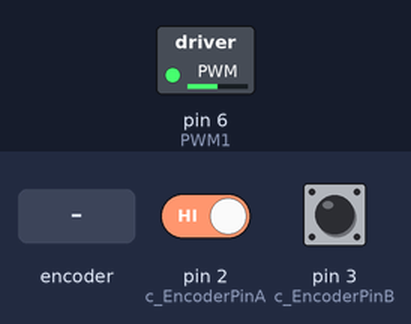
Bench run of a sketch on a simulated Arduino Uno, built with avr-gcc and run on an emulated ATmega328P. On the bench: switched loads named in the sketch (green lamp = pin HIGH). The inputs (shaded band) are chosen by the test bench; at power-on: pin 3 (c_EncoderPinB) HIGH, pin 2 (c_EncoderPinA) HIGH. What the sketch prints to the serial monitor is not drawn.

Above: at 1.2 s.
1.3 s: rotary encoder on pin 2 (c_EncoderPinA) / pin 1 (c_EncoderInterruptB) turned 1 step (first pin leading)
3.0 s: rotary encoder on pin 2 (c_EncoderPinA) / pin 1 (c_EncoderInterruptB) turned 1 step (first pin leading)
6.2 s: pin 3 (c_EncoderPinB) pulsed LOW 2 times (0.12 s each, 0.3 s apart)
9.8 s: pin 3 (c_EncoderPinB) driven LOW
Timing chart, 0 to 12.8 s (numbered marks = the images above; inputs shaded):
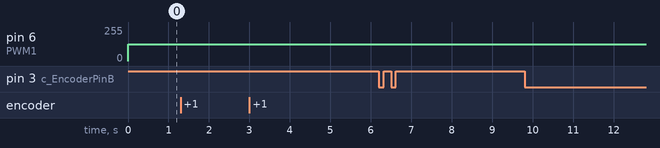

Measured:
- after the input at 1.3 s, every drawn part: stays the same
- after the input at 3.0 s, every drawn part: stays the same
- after the input at 6.2 s, every drawn part: stays the same
- after the input at 9.8 s, every drawn part: stays the same

The sketch:

Angle_Control_PID.ino
```cpp
// Working 4X Encoding. Adding PID control to it.

#include <digitalWriteFast.h>  // library for high performance reads and writes by jrraines
                               // see http://www.arduino.cc/cgi-bin/yabb2/YaBB.pl?num=1267553811/0
                               // and http://code.google.com/p/digitalwritefast/

// It turns out that the regular digitalRead() calls are too slow and bring the arduino down when
// I use them in the interrupt routines while the motor runs at full speed.

#include <PID_v1.h>            // Arduino PID library

// Quadrature encoders
// Encoder reading is actually from the cover/label side of encoder so we
// reverse it in the physical system (instead of pin 2 for Channel A, Channel A connects to Arduino pin 3)
// Channel A is Green Wire | Channel B is Yellow Wire
// Green to pin 3 | Yellow to pin 2

#define c_EncoderInterruptA 0
#define c_EncoderInterruptB 1
#define c_EncoderPinA 2
#define c_EncoderPinB 3
#define EncoderIsReversed

#define PWM1 6                         // PWM generator
#define CLOCKWISE            0       // direction constant
#define COUNTER_CLOCKWISE    1       // direction constant

volatile bool _EncoderASet;
volatile bool _EncoderBSet;
volatile bool _EncoderAPrev;
volatile bool _EncoderBPrev;
volatile long _EncoderTicks = 0;

int Direc = 0;  // Flag for CW/CCW direction

// Angle Control
double desiredAngle = 360.0; // the angle that is desired
int desiredCount = 0; // the counts required to move the desired angle
double encoderCount = 400.0; //number of counts per rotation
double cycle = 360.0;

// PID Control
//Define Variables we'll be connecting to
double Setpoint, Input, Output; // Setpoint = desiredCount; Input = _Encoderticks; Output = Output;
double lowGap = 50; // within 45 degrees error

//Define the aggressive and conservative Tuning Parameters
double aggKp=1, aggKi=0, aggKd=0;
double consKp=1, consKi=0, consKd=0;
int PIDout = 0;
int PWMout = 0;

PID myPID(&Input, &Output, &Setpoint, consKp, consKi, consKd, DIRECT);

void setup()
{
  Serial.begin(9600);

  // Quadrature encoders
  //  encoder
  pinMode(c_EncoderPinA, INPUT);      // sets pin A as input
  digitalWrite(c_EncoderPinA, LOW);  // turn on pullup resistors
  pinMode(c_EncoderPinB, INPUT);      // sets pin B as input
  digitalWrite(c_EncoderPinB, LOW);  // turn on pullup resistors
  attachInterrupt(c_EncoderInterruptA, HandleMotorInterruptA, CHANGE);
  attachInterrupt(c_EncoderInterruptB, HandleMotorInterruptB, CHANGE);

  pinMode(PWM1, OUTPUT);
  myPID.SetMode(AUTOMATIC);

  desiredCount = int(desiredAngle * (encoderCount/cycle));
  Setpoint = double(desiredCount);
}

void loop() {
    Input = double(_EncoderTicks);  //casting as doubles as done in examples

    // Adaptive Tuning
    double gap = abs(Setpoint-Input); //distance away from setpoint
    if(gap < lowGap) // if within 45 degrees (50 encoder ticks) away
    {  //we're close to setpoint, use conservative tuning parameters
      myPID.SetTunings(consKp, consKi, consKd);
    }
    else
    {
       //we're far from setpoint, use aggressive tuning parameters
       myPID.SetTunings(aggKp, aggKi, aggKd);
    }

    myPID.Compute();

    PIDout = Output;
    PIDout = PIDout / 1000;

    if (PIDout >= 127) {
      PIDout = 127;
    }
    if (PIDout <= -126) {
      PIDout = -126;
    }
    PWMout = PIDout + 127;

    analogWrite(PWM1, PWMout);

      Serial.print("Encoder Ticks: ");
      Serial.print(_EncoderTicks);
      Serial.print("  Revolutions: ");
      Serial.print(_EncoderTicks/400);//400 Counts Per Revolution
      Serial.println (Direc == CLOCKWISE ? " clockwise " : " counter-clockwise ");
      Serial.print("\n");
}

//    PIDout = Output;
//    PIDout = PIDout / 1000;
//
//    if (PIDout >= 127) {
//      PIDout = 127;
//    }
//    if (PIDout <= -126) {
//      PIDout = -126;
//    }
//    PWMout = PIDout + 127;
//    analogWrite(E1, PWMout);

// Interrupt service routines for Channel A Rising/Falling edge
void HandleMotorInterruptA(){
  _EncoderBSet = digitalReadFast(c_EncoderPinB);
  _EncoderASet = digitalReadFast(c_EncoderPinA);

  _EncoderTicks+=ParseEncoder();

  _EncoderAPrev = _EncoderASet;
  _EncoderBPrev = _EncoderBSet;
}

// Interrupt service routines for Channel B Rising/Falling edge
void HandleMotorInterruptB(){
  // Test transition;
  _EncoderBSet = digitalReadFast(c_EncoderPinB);
  _EncoderASet = digitalReadFast(c_EncoderPinA);

  _EncoderTicks+=ParseEncoder();

  _EncoderAPrev = _EncoderASet;
  _EncoderBPrev = _EncoderBSet;
}

int ParseEncoder(){
  if(_EncoderAPrev && _EncoderBPrev){
    if(!_EncoderASet && _EncoderBSet) {
      Direc = CLOCKWISE;
      return 1;
    }
    if(_EncoderASet && !_EncoderBSet){
      Direc = COUNTER_CLOCKWISE;
      return -1;
    }
  }else if(!_EncoderAPrev && _EncoderBPrev){
    if(!_EncoderASet && !_EncoderBSet) {
      Direc = CLOCKWISE;
      return 1;
    }
    if(_EncoderASet && _EncoderBSet) {
      Direc = COUNTER_CLOCKWISE;
      return -1;
    }
  }else if(!_EncoderAPrev && !_EncoderBPrev){
    if(_EncoderASet && !_EncoderBSet) {
      Direc = CLOCKWISE;
      return 1;
    }
    if(!_EncoderASet && _EncoderBSet) {
      Direc = COUNTER_CLOCKWISE;
      return -1;
    }
  }else if(_EncoderAPrev && !_EncoderBPrev){
    if(_EncoderASet && _EncoderBSet) {
      Direc = CLOCKWISE;
      return 1;
    }
    if(!_EncoderASet && !_EncoderBSet) {
      Direc = COUNTER_CLOCKWISE;
      return -1;
    }
  }
}

// Angle movement testing

//      desiredCount = int (desiredAngle * (encoderCount/cycle));
//
//      if (desiredCount <= -1) // If it is moving in a CCW direction
//      {
//        while(_EncoderTicks >= desiredCount) { // Run motor until desiredCount is reached
//          analogWrite(E1, 120); // Turn on motor in CCW direction
//        }
//      }
//      else if (desiredCount >= 1) // If it is moving in a CW direction
//      {
//        while (_EncoderTicks <= desiredCount) { // Run motor until desiredCount is reached
//          analogWrite(E1, 140); // Turn on motor in CW direction
//        }
//      }
//      else if (desiredCount == 0){
//        analogWrite (E1, 127); // Motor Stop
//      }
//      else {
//        analogWrite(E1, 127);
//      }
//
//      _EncoderTicks = 0;
//      desiredCount = 0;
//
```
